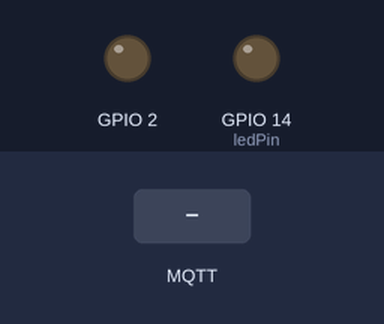
Recording of a sketch running on a simulated ESP8266 (Wemos D1 mini). Parts: output pins drawn as LEDs (lit = HIGH). The inputs (shaded band) are chosen by the test bench. WiFi joins after 1.5 s; servers stay silent unless stated; no MQTT or app messages arrive unless stated; what the sketch prints to the serial monitor is not drawn.

Above: at 2.7 s.
2.8 s: MQTT message "0" arrives on the first subscribed topic
At 3.9 s:
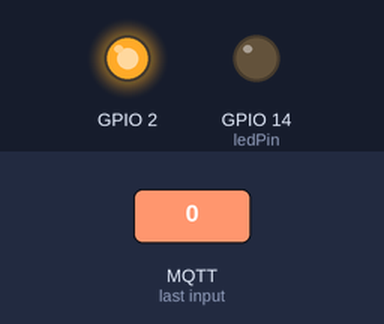
5.0 s: MQTT message "1" arrives on the first subscribed topic
At 6.7 s:
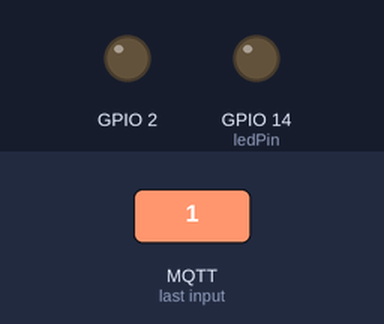
Timing chart, 0 to 8.2 s (numbered marks = the images above; inputs shaded):
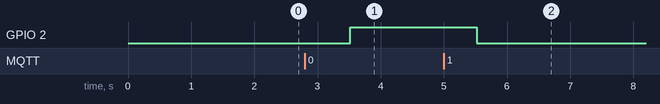

Measured:
- after the input at 2.8 s, GPIO 2: LOW → HIGH after 0.72 s
- after the input at 5.0 s, GPIO 2: HIGH → LOW after 0.52 s

The sketch:

wemos.ino
```cpp
/******
   https://www.baldengineer.com/mqtt-tutorial.html
   WeMosMQTTSubPub_Projekt5.ino

   it works 1911031140

*/

#include <EEPROM.h>
#include <ESP8266WiFi.h>
#include <PubSubClient.h>
#include <Wire.h>
//#include <math.h>

const char* ssid = "Tobias";
const char* password = "tob123456!";
//const char* mqtt_server = "mqtt.eclipse.org";     // :-)
const char* mqtt_server = "test.mosquitto.org";     // :-)
//const char* mqtt_server = "172.20.10.5";          // :-)
const char* topic0 = "/$_fluzzy$$cadabra/Nö/Heizung";
const char* topic1 = "/$_fluzzy$$cadabra/Nö/Temperatur";
const char* topic2 = "/$_fluzzy$$cadabra/Nö/WeMos";
String clientId = "WeMos_";
char* clientID_c_str = "1234567890123456789012345678";

char msg[50];
int value = 0;
long lastMsg = 0;
long lastLoop = 0;
long lastReconnect = 0;

//actual temperature
int temp = 15;

//temperature limits
int bottomLimit = 10;
int upperLimit = 20;

// Connect to the WiFi
WiFiClient espClient;
PubSubClient client(espClient);

const byte ledPin = 14; // Pin with LED on Adafruit Huzzah

void setup() {
  Serial.begin(115200);
  setup_wifi();
  client.setServer(mqtt_server, 1883);
  client.setCallback(callback);
  pinMode(ledPin, OUTPUT);
  pinMode(BUILTIN_LED, OUTPUT);     // Initialize the BUILTIN_LED pin as an output
  composeClientID() ;
}

void setup_wifi() {
  delay(10);

  // We start by connecting to a WiFi network
  Serial.println();
  Serial.print("Connecting to ");
  Serial.println(ssid);
  WiFi.begin(ssid, password);
  while (WiFi.status() != WL_CONNECTED) {
    delay(500);
    Serial.print(".");
  }

  Serial.println("");
  Serial.println("WiFi connected");
  Serial.println("IP address: ");
  Serial.println(WiFi.localIP());
}

void callback(char* topic, byte* payload, unsigned int length) {
  Serial.print("Message arrived [");
  Serial.print(topic);
  Serial.print("] ");
  for (int i = 0; i < length; i++) {
    Serial.print((char)payload[i]);
  }
  Serial.println();

  //Convert limits from heater
  if(strcmp(topic, "/$_fluzzy$$cadabra/Nö/Heizung") == 0) {
    bottomLimit = 10*(payload[0]-'0') + (payload[1]-'0');
    upperLimit = 10*(payload[3]-'0') + (payload[4]-'0');
  }

  //Convert temperatur
  if(strcmp(topic, "/$_fluzzy$$cadabra/Nö/Temperatur") == 0) {
    for (int i = 0; i < length; i++) {

      if(payload[0] != '-'){              //negativ values
        if(i==0 && length > 1){           //double digit
          temp = 10*(payload[i]-'0');
        }
        else if (i==0){                   //single digit
          temp = (payload[i]-'0');
        }
        else{
          temp = temp + payload[i]-'0';
        }
      }
      else{                               //positive values
        if(i==1 && length > 2){           //double digit
          temp = 10*(payload[i]-'0');
        }
        else if (i==1){                   //single digit
          temp = (payload[i]-'0');
        }
        else{
          temp = temp + payload[i]-'0';
        }
      }
    }
    if(payload[0] == '-'){                //add minus in front of negativ value
      temp = -temp;
    }
  }

  // Switch on the LED if an 1 was received as first character
  if ((char)payload[0] == '1') {
    digitalWrite(BUILTIN_LED, LOW);   // Turn the LED on (Note that LOW is the voltage level
    // but actually the LED is on; this is because
    // it is acive low on the ESP-01)
  } else if ((char)payload[0] == '0') {
    digitalWrite(BUILTIN_LED, HIGH);  // Turn the LED off by making the voltage HIGH
  }
}
void reconnect() {
  // Loop until we're reconnected
  while (!client.connected()) {
    Serial.print("Attempting MQTT connection...");
    // Attempt to connect
    if (client.connect(clientID_c_str)) {
      Serial.print("connected as ");
      //Serial.println(clientId);
      Serial.println(clientID_c_str);
      // Once connected, publish an announcement...
      client.publish(topic2, "hello world");
      // ... and resubscribe
      client.subscribe(topic0);
      client.subscribe(topic1);
    } else {
      Serial.print("failed, rc=");
      Serial.print(client.state());
      Serial.println(" try again in 5 seconds");
      // Wait 5 seconds before retrying
      delay(5000);
    }
  }
}

void loop() {

  long now = millis();
  if (now - lastLoop > 1000) {
    lastLoop = now;
    client.loop();
  }

  if (now - lastReconnect > 333) {
    lastReconnect = now;
    if (!client.connected()) {
      reconnect();
    }
  }

   if (now - lastMsg > 5000) {
      lastMsg = now;

      //if value below x than turn heater on
      if (temp < bottomLimit) {
        //snprintf (msg, 100, "Bottom Limit: %ld°C, Upper Limit: %ld°C, Current Temperature: %ld°C. Turn Heater ON.", bottomLimit, upperLimit, temp);
        snprintf (msg, 20, "%ld;on;%ld;%ld",temp,bottomLimit,upperLimit);
      }
      else if (temp > upperLimit){
        //snprintf (msg, 100, "Bottom Limit: %ld°C, Upper Limit: %ld°C, Current Temperature: %ld°C. Turn Heater OFF.", bottomLimit, upperLimit, temp);
        snprintf (msg, 20, "%ld;off;%ld;%ld",temp,bottomLimit,upperLimit);
      }
      else {
        //snprintf (msg, 100, "Bottom Limit: %ld°C, Upper Limit: %ld°C, Current Temperature: %ld°C. Heater stays untouched.", bottomLimit, upperLimit, temp);
        snprintf (msg, 20, "%ld;untouched;%ld;%ld",temp,bottomLimit,upperLimit);
      }

      Serial.print("Publish message: ");
      Serial.println(msg);
      client.publish(topic2, msg);
  }
}

void composeClientID() {
  uint8_t mac[6];
  WiFi.macAddress(mac);
  clientId += macToStr(mac);
  strcpy(clientID_c_str, clientId.c_str());
}

String macToStr(const uint8_t* mac) {
  String result;
  for (int i = 0; i < 6; ++i) {
    result += String(mac[i], 16);
    if (i < 5)
      result += ':';
  }
  return result;
}
```
